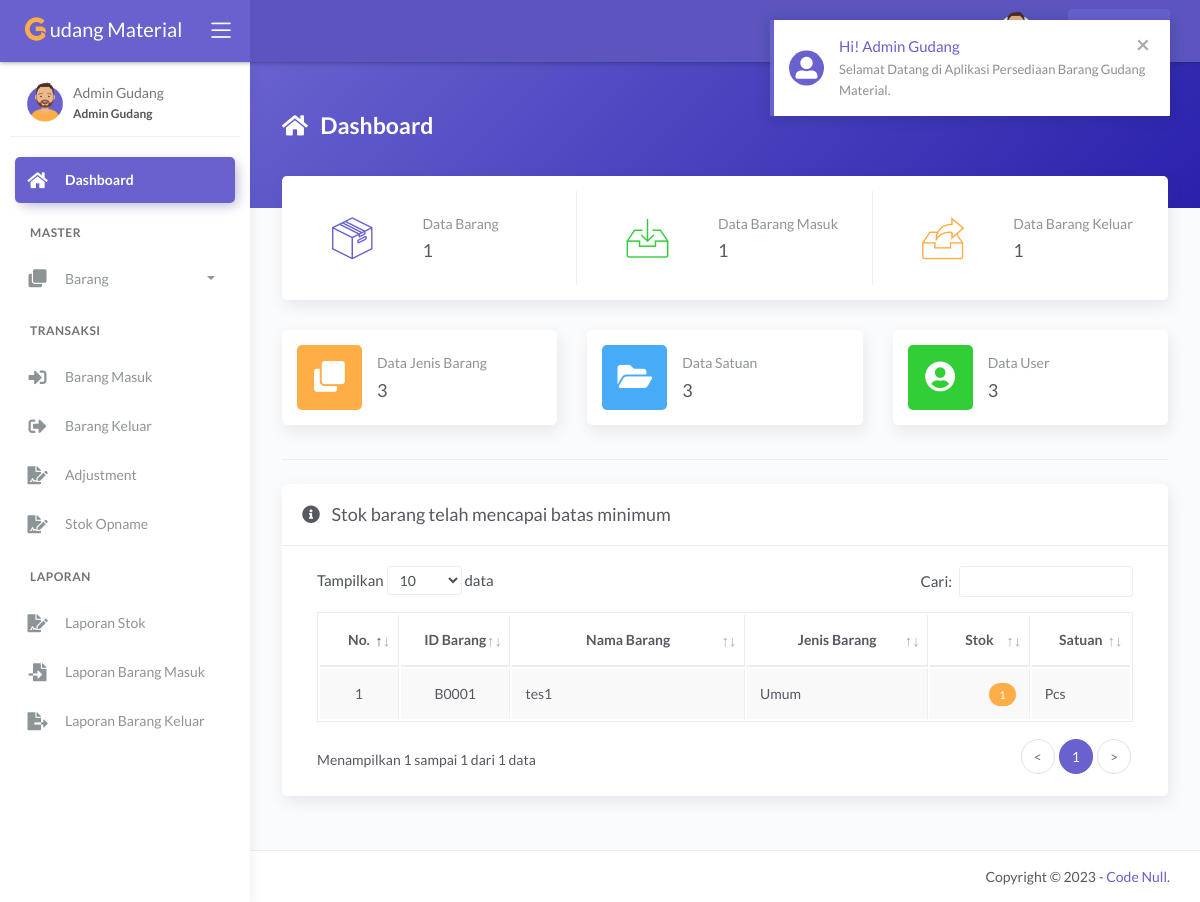
The page /main.php?module=dashboard&pesan=1 (signed in) on the database its author committed.
### tables this page shows
CREATE TABLE `tbl_barang` (
  `id_barang` varchar(5) NOT NULL,
  `nama_barang` varchar(100) NOT NULL,
  `jenis` int NOT NULL,
  `stok_minimum` int NOT NULL,
  `stok` int NOT NULL DEFAULT '0',
  `satuan` int NOT NULL,
  `foto` varchar(255) DEFAULT NULL,
  `tanggale` date DEFAULT NULL,
  `keterangan` varchar(255) DEFAULT NULL
);

CREATE TABLE `tbl_jenis` (
  `id_jenis` int NOT NULL,
  `nama_jenis` varchar(50) NOT NULL
);

CREATE TABLE `tbl_satuan` (
  `id_satuan` int NOT NULL,
  `nama_satuan` varchar(30) NOT NULL
);

### modules/dashboard/tampil_data.php (the view)
<?php
if (basename($_SERVER['PHP_SELF']) === basename(__FILE__)) {
  header('location: 404.html');
}
else {
  if (isset($_GET['pesan'])) {
    if ($_GET['pesan'] == 1) {
      echo '<div class="alert alert-notify alert-secondary alert-dismissible fade show" role="alert">
              <span data-notify="icon" class="fas fa-user-alt"></span>
              <span data-notify="title" class="text-secondary">Hi! ' . $_SESSION['nama_user'] . '</span>
              <span data-notify="message">Selamat Datang di Aplikasi Persediaan Barang Gudang Material.</span>
              <button type="button" class="close" data-dismiss="alert" aria-label="Close">
                <span aria-hidden="true">&times;</span>
              </button>
            </div>';
    }
  }
?>
  <div class="panel-header bg-secondary-gradient">
    <div class="page-inner py-5">
      <div class="d-flex align-items-left align-items-md-top flex-column flex-md-row">
        <div class="page-header text-white">
          <h4 class="page-title text-white"><i class="fas fa-home mr-2"></i> Dashboard</h4>
        </div>
      </div>
    </div>
  </div>
  <div class="page-inner mt--5">
    <div class="row row-card-no-pd mt--2">
      <div class="col-sm-12 col-md-4">
        <div class="card card-stats card-round">
          <div class="card-body ">
            <div class="row">
              <div class="col-5">
                <div class="icon-big2 text-center">
                  <i class="flaticon-box-2 text-secondary"></i>
                </div>
              </div>
              <div class="col-7 col-stats">
                <div class="numbers">
                  <p class="card-category">Data Barang</p>
                  <?php
                  $query = mysqli_query($mysqli, "SELECT * FROM tbl_barang")
                                                  or die('Ada kesalahan pada query jumlah data barang : ' . mysqli_error($mysqli));
                  $jumlah_barang = mysqli_num_rows($query);
                  ?>
                  <h4 class="card-title"><?php echo number_format($jumlah_barang, 0, '', '.'); ?></h4>
                </div>
              </div>
            </div>
          </div>
        </div>
      </div>
      <div class="col-sm-12 col-md-4">
        <div class="card card-stats card-round">
          <div class="card-body ">
            <div class="row">
              <div class="col-5">
                <div class="icon-big2 text-center">
                  <i class="flaticon-inbox text-success"></i>
                </div>
              </div>
              <div class="col-7 col-stats">
                <div class="numbers">
                  <p class="card-category">Data Barang Masuk</p>
                  <?php
                  $query = mysqli_query($mysqli, "SELECT * FROM tbl_barang_masuk")
                                                  or die('Ada kesalahan pada query jumlah data barang masuk : ' . mysqli_error($mysqli));
                  $jumlah_barang_masuk = mysqli_num_rows($query);
                  ?>
                  <h4 class="card-title"><?php echo number_format($jumlah_barang_masuk, 0, '', '.'); ?></h4>
                </div>
              </div>
            </div>
          </div>
        </div>
      </div>
      <div class="col-sm-12 col-md-4">
        <div class="card card-stats card-round">
          <div class="card-body">
            <div class="row">
              <div class="col-5">
                <div class="icon-big2 text-center">
                  <i class="flaticon-archive text-warning"></i>
                </div>
              </div>
              <div class="col-7 col-stats">
                <div class="numbers">
                  <p class="card-category">Data Barang Keluar</p>
                  <?php
                  $query = mysqli_query($mysqli, "SELECT * FROM tbl_barang_keluar")
                                                  or die('Ada kesalahan pada query jumlah data barang keluar : ' . mysqli_error($mysqli));
                  $jumlah_barang_keluar = mysqli_num_rows($query);
                  ?>
                  <h4 class="card-title"><?php echo number_format($jumlah_barang_keluar, 0, '', '.'); ?></h4>
                </div>
              </div>
            </div>
          </div>
        </div>
      </div>
    </div>
    <?php
    if ($_SESSION['hak_akses'] != 'Kepala Gudang') { ?>
      <div class="row">
        <div class="col-sm-12 col-md-4">
          <div class="card card-stats card-round">
            <div class="card-body ">
              <div class="row align-items-center">
                <div class="col-icon">
                  <div class="icon-big text-center icon-warning bubble-shadow-small">
                    <i class="fas fa-clone"></i>
                  </div>
                </div>
                <div class="col col-stats ml-3 ml-sm-0">
                  <div class="numbers">
                    <p class="card-category">Data Jenis Barang</p>
                    <?php
                    $query = mysqli_query($mysqli, "SELECT * FROM tbl_jenis")
                                                    or die('Ada kesalahan pada query jumlah data jenis barang : ' . mysqli_error($mysqli));
                    $jumlah_jenis_barang = mysqli_num_rows($query);
                    ?>
                    <h4 class="card-title"><?php echo number_format($jumlah_jenis_barang, 0, '', '.'); ?></h4>
                  </div>
                </div>
              </div>
            </div>
          </div>
        </div>
        <div class="col-sm-12 col-md-4">
          <div class="card card-stats card-round">
            <div class="card-body">
              <div class="row align-items-center">
                <div class="col-icon">
                  <div class="icon-big text-center icon-info bubble-shadow-small">
                    <i class="fas fa-folder-open"></i>
                  </div>
                </div>
                <div class="col col-stats ml-3 ml-sm-0">
                  <div class="numbers">
                    <p class="card-category">Data Satuan</p>
                    <?php
                    $query = mysqli_query($mysqli, "SELECT * FROM tbl_satuan")
                                                    or die('Ada kesalahan pada query jumlah data satuan : ' . mysqli_error($mysqli));
                    $jumlah_satuan = mysqli_num_rows($query);
                    ?>
                    <h4 class="card-title"><?php echo number_format($jumlah_satuan, 0, '', '.'); ?></h4>
                  </div>
                </div>
              </div>
            </div>
          </div>
        </div>
        <div class="col-sm-12 col-md-4">
          <div class="card card-stats card-round">
            <div class="card-body">
              <div class="row align-items-center">
                <div class="col-icon">
                  <div class="icon-big text-center icon-success bubble-shadow-small">
                    <i class="fas fa-user-circle"></i>
                  </div>
                </div>
                <div class="col col-stats ml-3 ml-sm-0">
                  <div class="numbers">
                    <p class="card-category">Data User</p>
                    <?php
                    $query = mysqli_query($mysqli, "SELECT * FROM tbl_user")
                                                    or die('Ada kesalahan pada query jumlah data user : ' . mysqli_error($mysqli));
                    $jumlah_user = mysqli_num_rows($query);
                    ?>
                    <h4 class="card-title"><?php echo number_format($jumlah_user, 0, '', '.'); ?></h4>
                  </div>
                </div>
              </div>
            </div>
          </div>
        </div>
      </div>
      <hr class="mt-1 pb-2">
    <?php } ?>
    <div class="card">
      <div class="card-header">
        <div class="card-title"><i class="fas fa-info-circle mr-2"></i> Stok barang telah mencapai batas minimum</div>
      </div>
      <div class="card-body">
        <div class="table-responsive">
          <table id="basic-datatables" class="display table table-bordered table-striped table-hover">
            <thead>
              <tr>
                <th class="text-center">No.</th>
                <th class="text-center">ID Barang</th>
                <th class="text-center">Nama Barang</th>
                <th class="text-center">Jenis Barang</th>
                <th class="text-center">Stok</th>
                <th class="text-center">Satuan</th>
              </tr>
            </thead>
            <tbody>
              <?php
              $no = 1;
              $query = mysqli_query($mysqli, "SELECT a.id_barang, a.nama_barang, a.jenis, a.stok_minimum, a.stok, a.satuan, b.nama_jenis, c.nama_satuan
                                              FROM tbl_barang as a INNER JOIN tbl_jenis as b INNER JOIN tbl_satuan as c
                                              ON a.jenis=b.id_jenis AND a.satuan=c.id_satuan
                                              WHERE a.stok<=a.stok_minimum ORDER BY a.id_barang ASC")
                                              or die('Ada kesalahan pada query tampil data : ' . mysqli_error($mysqli));
              while ($data = mysqli_fetch_assoc($query)) { ?>
                <tr>
                  <td width="50" class="text-center"><?php echo $no++; ?></td>
                  <td width="80" class="text-center"><?php echo $data['id_barang']; ?></td>
                  <td width="200"><?php echo $data['nama_barang']; ?></td>
                  <td width="150"><?php echo $data['nama_jenis']; ?></td>
                  <td width="70" class="text-right"><span class="badge badge-warning"><?php echo $data['stok']; ?></span></td>
                  <td width="70"><?php echo $data['nama_satuan']; ?></td>
                </tr>
              <?php } ?>
            </tbody>
          </table>
        </div>
      </div>
    </div>
  </div>
<?php } ?>

### rows shown on the page
tbl_barang: id_barang "B0001", nama_barang "tes1", tbl_jenis.nama_jenis "Umum", stok "1", tbl_satuan.nama_satuan "Pcs"

### other values the page prints
$_SESSION['nama_user'] "Admin Gudang"
$_SESSION['hak_akses'] "Admin Gudang"
$jumlah_barang "1"
$jumlah_barang_masuk "1"
$jumlah_barang_keluar "1"
$jumlah_jenis_barang "3"
$jumlah_satuan "3"
$jumlah_user "3"
